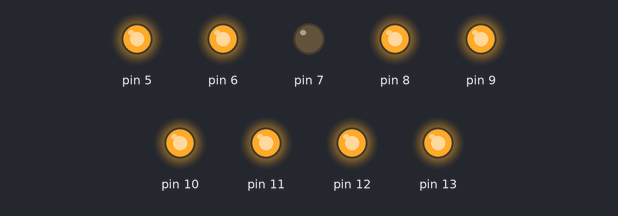
A sketch run on a simulated Arduino Uno, built with avr-gcc and run on an emulated ATmega328P. Parts: output pins drawn as LEDs (lit = HIGH).

Above: at 0.5 s.
At 2.5 s:
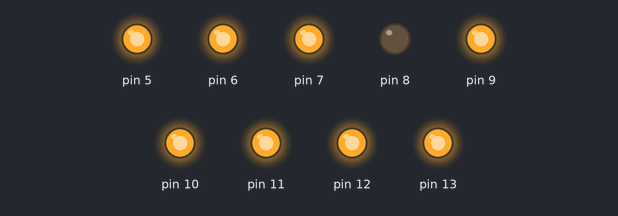
At 4.5 s:
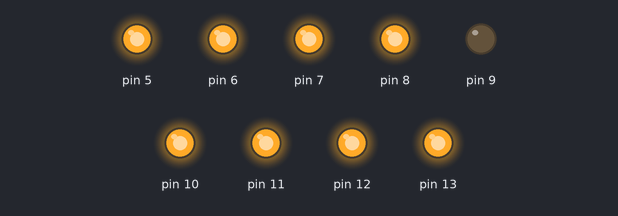
At 8.5 s:
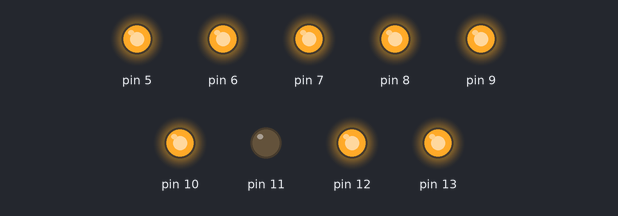
At 12.5 s:
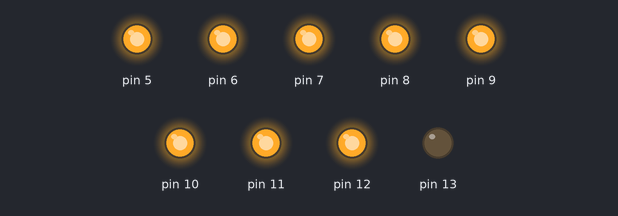
At 17.5 s:
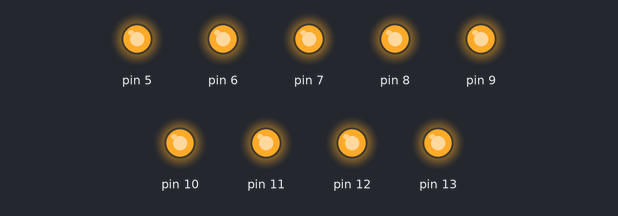
Timing chart, 0 to 18.2 s (numbered marks = the images above):
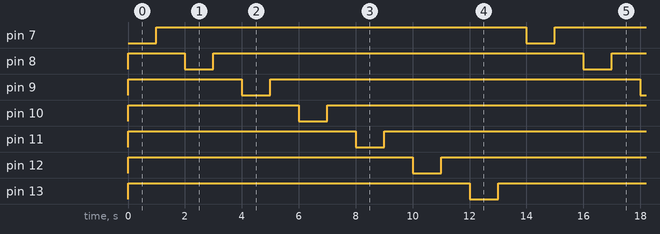

Measured:
- by itself, pin 7–13: alternates HIGH for 13.0 s and LOW for 1.0 s
- by itself, everything shown: repeats every 14.0 s, in 14 steps

The sketch:

Basic_Diagnostic_Lights_and_Movement.ino
```cpp
/*
 Basic code to go through output ports on the arduino and turn them on and off. Connect your relays to ports 5-13 to test and see if they are working.
*/

int finalport = 13;


// the setup function runs once when you press reset or power the board
void setup() {
  // initialize digital pin LED_BUILTIN as an output.
    pinMode(5, OUTPUT);

     pinMode(6, OUTPUT);

   pinMode(7, OUTPUT);

  pinMode(8, OUTPUT);

    pinMode(9, OUTPUT);

  pinMode(10, OUTPUT);
  pinMode(11, OUTPUT);
  pinMode(12, OUTPUT);
  pinMode(13, OUTPUT);


    digitalWrite(5, HIGH);   // turn the LED on (HIGH is the voltage level)
    digitalWrite(6, HIGH);   // turn the LED on (HIGH is the voltage level)
    digitalWrite(7, HIGH);   // turn the LED on (HIGH is the voltage level)
    digitalWrite(8, HIGH);   // turn the LED on (HIGH is the voltage level)
    digitalWrite(9, HIGH);   // turn the LED on (HIGH is the voltage level)
    digitalWrite(10, HIGH);   // turn the LED on (HIGH is the voltage level)
    digitalWrite(11, HIGH);   // turn the LED on (HIGH is the voltage level)
    digitalWrite(12, HIGH);   // turn the LED on (HIGH is the voltage level)
    digitalWrite(13, HIGH);   // turn the LED on (HIGH is the voltage level)


}

// the loop function runs over and over again forever
void loop() {

    digitalWrite(7, LOW);    // turn the LED off by making the voltage LOW
  delay(1000);                       // wait for a second
  digitalWrite(7, HIGH);   // turn the LED on (HIGH is the voltage level)
  delay(1000);                       // wait for a second

  digitalWrite(8, LOW);    // turn the LED off by making the voltage LOW
  delay(1000);                       // wait for a second
  digitalWrite(8, HIGH);   // turn the LED on (HIGH is the voltage level)
  delay(1000);                       // wait for a second

                         // wait for a second
  digitalWrite(9, LOW);    // turn the LED off by making the voltage LOW
  delay(1000);                       // wait for a second
digitalWrite(9, HIGH);   // turn the LED on (HIGH is the voltage level)
  delay(1000);


                     // wait for a second
  digitalWrite(10, LOW);    // turn the LED off by making the voltage LOW
  delay(1000);

    digitalWrite(10, HIGH);   // turn the LED on (HIGH is the voltage level)
  delay(1000);    // wait for a second

            // wait for a second
  digitalWrite(11, LOW);    // turn the LED off by making the voltage LOW
  delay(1000);                       // wait for a second
 digitalWrite(11, HIGH);   // turn the LED on (HIGH is the voltage level)
  delay(1000);


                        // wait for a second
  digitalWrite(12, LOW);    // turn the LED off by making the voltage LOW
  delay(1000);
    digitalWrite(12, HIGH);   // turn the LED on (HIGH is the voltage level)
  delay(1000); // wait for a second

                  // wait for a second
  digitalWrite(13, LOW);    // turn the LED off by making the voltage LOW
  delay(1000);                       // wait for a second
   digitalWrite(13, HIGH);   // turn the LED on (HIGH is the voltage level)
  delay(1000);
}
```
